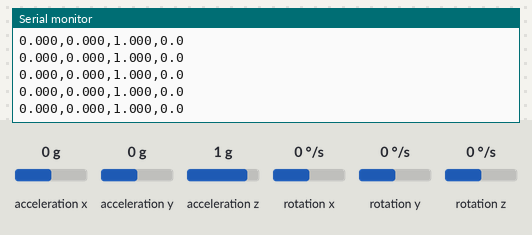
Simulated run of this sketch. Board: Arduino Uno, built with avr-gcc and run on an emulated ATmega328P. Shown: the last lines printed to the serial monitor. Wiring (inferred from the names in the program): MPU-6050 motion sensor at I2C address 0x68. Inputs (shaded band) come from the test bench; at power-on: rotation z 0 °/s, acceleration x 0 g, acceleration y 0 g, acceleration z 1 g, rotation x 0 °/s, rotation y 0 °/s.

Above: at 1.9 s.
2.0 s: rotation z set to 12 °/s
At 2.9 s:
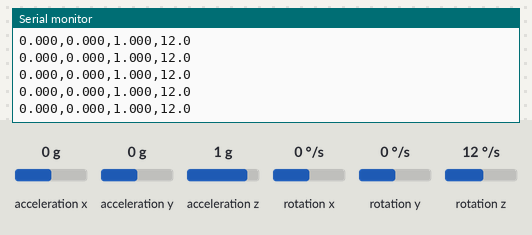
5.0 s: acceleration x set to -1.4 g
At 6.0 s:
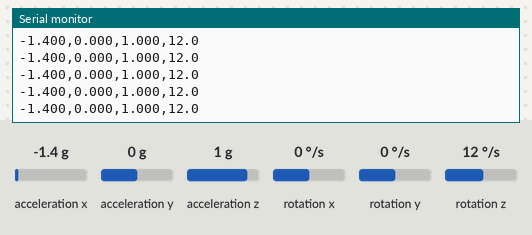
6.5 s: acceleration y set to -1.4 g
At 7.2 s:
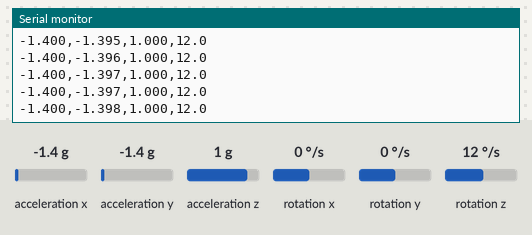
8.0 s: acceleration z set to -1.4 g
At 9.0 s:
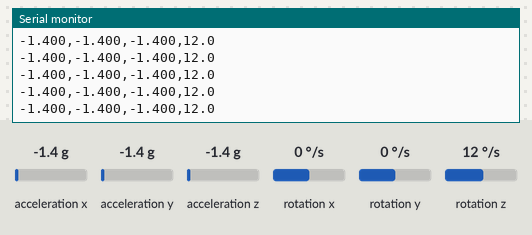
Timing chart, 0 to 10.5 s (numbered marks = the images above; inputs shaded):
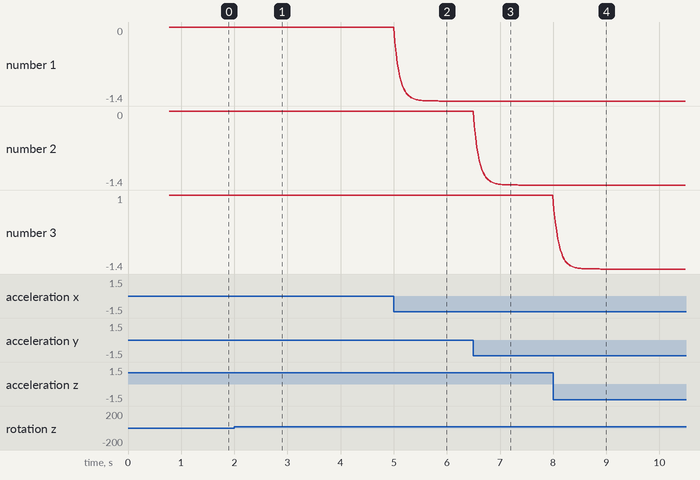

The sketch:

space-astronaut-mpu6050.ino
```cpp
/*
  3D 우주 유영 게임 — MPU-6050(GY-521) 가속도 + 자이로 센서 읽기
  아화중학교 과학수업

  배선 (아두이노 우노 기준, 기울기 미로·비행기 슈팅 게임과 같음):
    GY-521 VCC -> 5V
    GY-521 GND -> GND
    GY-521 SCL -> A5
    GY-521 SDA -> A4
    (AD0 핀은 비워두면 I2C 주소 0x68 사용. AD0을 5V에 연결하면 0x69로 바뀜)

  동작:
    0.02초(50Hz)마다 아래 4개 값을 "ax,ay,az,gz" 형태의 한 줄로
    시리얼(115200bps)에 출력한다.
      ax : X축 기울기(중력가속도 단위, 약 -1.0~1.0)  → 우주인 좌우 이동
      ay : Y축 기울기(중력가속도 단위, 약 -1.0~1.0)  → 우주인 위아래 이동
      az : Z축 가속도(평평하게 두면 약 1.0)            → 화면에 표시(참고용)
      gz : Z축 회전 속도(°/s, 보드를 수평으로 비틀 때) → 회전 대시
    별도 라이브러리 설치 없이 Wire.h만으로 MPU-6050 레지스터를 직접 읽는다.
    앞의 두 값(ax, ay)은 기울기 미로·비행기 슈팅 게임과 같은 방식이다.

  업로드 후에는 아두이노 IDE의 시리얼 모니터를 닫아야
  (포트가 하나만 열릴 수 있으므로) 웹페이지에서 연결할 수 있다.
*/

#include <Wire.h>

const int MPU_ADDR = 0x68;   // AD0을 5V에 연결했다면 0x69로 변경

float axFiltered = 0;
float ayFiltered = 0;
float azFiltered = 1;
float gzFiltered = 0;
float gzOffset = 0;          // 자이로 영점(가만히 있을 때의 값)

void readRaw(int16_t &ax, int16_t &ay, int16_t &az, int16_t &gz) {
  // 0x3B부터 14바이트: 가속도 X/Y/Z, 온도, 자이로 X/Y/Z (각 2바이트)
  Wire.beginTransmission(MPU_ADDR);
  Wire.write(0x3B); // ACCEL_XOUT_H
  Wire.endTransmission(false);
  Wire.requestFrom(MPU_ADDR, 14, true);

  ax = (Wire.read() << 8) | Wire.read();
  ay = (Wire.read() << 8) | Wire.read();
  az = (Wire.read() << 8) | Wire.read();
  Wire.read(); Wire.read();             // 온도(사용 안 함)
  Wire.read(); Wire.read();             // 자이로 X(사용 안 함)
  Wire.read(); Wire.read();             // 자이로 Y(사용 안 함)
  gz = (Wire.read() << 8) | Wire.read();
}

void setup() {
  Serial.begin(115200);
  Wire.begin();

  // MPU-6050은 전원이 들어오면 절전(sleep) 모드로 시작하므로 깨워줘야 한다.
  Wire.beginTransmission(MPU_ADDR);
  Wire.write(0x6B); // PWR_MGMT_1 레지스터
  Wire.write(0x00); // sleep 비트 해제
  Wire.endTransmission(true);
  delay(100);

  // 자이로 영점 맞추기: 시작할 때 보드를 가만히 두면 평균값을 구해 뺀다.
  long sum = 0;
  for (int i = 0; i < 100; i++) {
    int16_t ax, ay, az, gz;
    readRaw(ax, ay, az, gz);
    sum += gz;
    delay(5);
  }
  gzOffset = sum / 100.0;
}

void loop() {
  int16_t rawAx, rawAy, rawAz, rawGz;
  readRaw(rawAx, rawAy, rawAz, rawGz);

  // 기본 감도: 가속도 ±2g → 16384 LSB = 1g, 자이로 ±250°/s → 131 LSB = 1°/s
  float ax = rawAx / 16384.0;
  float ay = rawAy / 16384.0;
  float az = rawAz / 16384.0;
  float gz = (rawGz - gzOffset) / 131.0;

  // 간단한 저역통과 필터로 떨림(노이즈)을 줄인다.
  axFiltered = axFiltered * 0.8 + ax * 0.2;
  ayFiltered = ayFiltered * 0.8 + ay * 0.2;
  azFiltered = azFiltered * 0.8 + az * 0.2;
  gzFiltered = gzFiltered * 0.5 + gz * 0.5;   // 회전은 빠르게 반응하도록 약하게만 거른다

  Serial.print(axFiltered, 3);
  Serial.print(",");
  Serial.print(ayFiltered, 3);
  Serial.print(",");
  Serial.print(azFiltered, 3);
  Serial.print(",");
  Serial.println(gzFiltered, 1);

  delay(20); // 약 50Hz
}
```

Measured:
- after the input at 2.0 s, the serial monitor: prints a new line at once (image 1)
- after the input at 5.0 s, the serial monitor: prints a new line at once (image 2)
- after the input at 6.5 s, the serial monitor: prints a new line at once (image 3)
- after the input at 8.0 s, the serial monitor: prints a new line at once (image 4)
- plotted number 1: 0 → -1.4 after the input at 5.0 s
